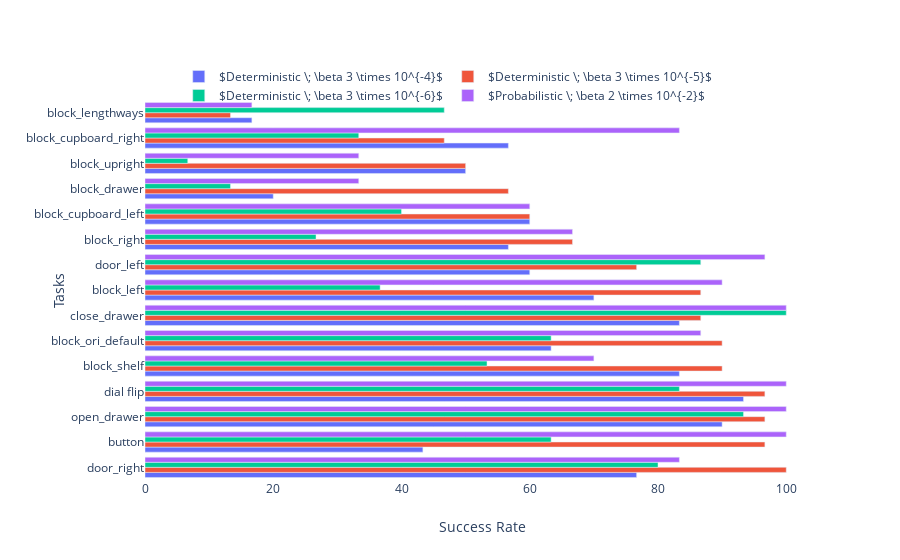

The cell this chart's notebook holds for it:
### Code cell
import pandas as pd
import pickle
import matplotlib.pyplot as plt

with open('Test_logs2.pkl', 'rb') as pickle_file:
    content = pickle.load(pickle_file)
content = content[['name','button','door_left','door_right','open_drawer','close_drawer','dial_off',\
              'block_cupboard_right','block_cupboard_left','block_left',\
              'block_right','block_shelf','block_drawer',\
            'block_lengthways', 'block_ori_default','block_upright']]
content['dial flip'] = content['dial_off']

content.drop('dial_off', axis= 1, inplace=True)
data = content.set_index('name').T.sort_values('RGCSB0_00003', axis=0, ascending=False)*100
data.drop('GCSB0_0003', axis= 1, inplace=True)
data.drop('GCSB0_00003', axis= 1, inplace=True)

fig = plt.figure(figsize=(12, 10))
ax = fig.add_subplot(1,1, 1)
df = data

x = df.index
# ax.plot(df['RGCSB0_0003'],x, c=runcolors2['B0_0003'])
# ax.plot(df['RGCSB0_00003'],x, c=runcolors2['B0_00003'])
# ax.plot(df['PROB0_02'],x, c=colors[3])
# ax.plot(df['GCSB0_000003'],x, c=runcolors2['B0_000003'])
# ax.set_yticks(range(len(data.index)));
# ax.set_yticklabels([item for item in data.index.tolist()], rotation=0, size= 22);
# ax.set_xlim(0,100)
# ax.set_ylabel("Success rate (%)", size=22)
# ax.legend(['Determinstic, B=0.0003', 'Determinstic, B=0.00003','Probabilistic, B=0.02', 'Determinstic, B=0.000003'])
# ax.tick_params(axis='both', which='major', labelsize=22)
# ax.tick_params(axis='both', which='minor', labelsize=8)
# params = {'legend.fontsize': 25,
#           'legend.handlelength': 2}
# plt.rcParams.update(params)


import plotly.graph_objects as go
from plotly.graph_objs import *
layout = Layout(
    paper_bgcolor='rgba(0,0,0,0)',
    plot_bgcolor='rgba(0,0,0,0)',
)

fig = go.Figure(data=[
    go.Bar(name=r'$Deterministic \; \beta 3 \times 10^{-4}$', x=df['RGCSB0_0003'], y=x,orientation='h'),
    go.Bar(name=r'$Deterministic \; \beta 3 \times 10^{-5}$', x=df['RGCSB0_00003'], y=x,orientation='h'),
    go.Bar(name=r'$Deterministic \; \beta 3 \times 10^{-6}$', x=df['GCSB0_000003'], y=x,orientation='h'),
    go.Bar(name=r'$Probabilistic \; \beta 2 \times 10^{-2}$', x=df['PROB0_02'], y=x,orientation='h'),
    
], layout=layout)
# Change the bar mode
fig.update_layout(barmode='group', xaxis_title="Success Rate",
    yaxis_title="Tasks")

fig.update_layout(legend=dict(
    yanchor="top",
    y=1.1,
    xanchor="left",
    x=0.05,
    orientation="h",
    traceorder='normal'
))

fig.show()

### Figure 1 — Plotly figure (JSON) as saved in the notebook; plotly's stock layout.template omitted (floating-point values rounded to 4 significant figures)
{"data": [{"name": "$Deterministic \\; \\beta 3 \\times 10^{-4}$", "orientation": "h", "type": "bar", "x": [76.67, 43.33, 90, 93.33, 83.33, 63.33, 83.33, 70, 60, 56.67, 60, 20, 50, 56.67, 16.67], "y": ["door_right", "button", "open_drawer", "dial flip", "block_shelf", "block_ori_default", "close_drawer", "block_left", "door_left", "block_right", "block_cupboard_left", "block_drawer", "block_upright", "block_cupboard_right", "block_lengthways"]}, {"name": "$Deterministic \\; \\beta 3 \\times 10^{-5}$", "orientation": "h", "type": "bar", "x": [100, 96.67, 96.67, 96.67, 90, 90, 86.67, 86.67, 76.67, 66.67, 60, 56.67, 50, 46.67, 13.33], "y": ["door_right", "button", "open_drawer", "dial flip", "block_shelf", "block_ori_default", "close_drawer", "block_left", "door_left", "block_right", "block_cupboard_left", "block_drawer", "block_upright", "block_cupboard_right", "block_lengthways"]}, {"name": "$Deterministic \\; \\beta 3 \\times 10^{-6}$", "orientation": "h", "type": "bar", "x": [80, 63.33, 93.33, 83.33, 53.33, 63.33, 100, 36.67, 86.67, 26.67, 40, 13.33, 6.667, 33.33, 46.67], "y": ["door_right", "button", "open_drawer", "dial flip", "block_shelf", "block_ori_default", "close_drawer", "block_left", "door_left", "block_right", "block_cupboard_left", "block_drawer", "block_upright", "block_cupboard_right", "block_lengthways"]}, {"name": "$Probabilistic \\; \\beta 2 \\times 10^{-2}$", "orientation": "h", "type": "bar", "x": [83.33, 100, 100, 100, 70, 86.67, 100, 90, 96.67, 66.67, 60, 33.33, 33.33, 83.33, 16.67], "y": ["door_right", "button", "open_drawer", "dial flip", "block_shelf", "block_ori_default", "close_drawer", "block_left", "door_left", "block_right", "block_cupboard_left", "block_drawer", "block_upright", "block_cupboard_right", "block_lengthways"]}], "layout": {"barmode": "group", "legend": {"orientation": "h", "traceorder": "normal", "x": 0.05, "xanchor": "left", "y": 1.1, "yanchor": "top"}, "paper_bgcolor": "rgba(0,0,0,0)", "plot_bgcolor": "rgba(0,0,0,0)", "xaxis": {"title": {"text": "Success Rate"}}, "yaxis": {"title": {"text": "Tasks"}}}}
